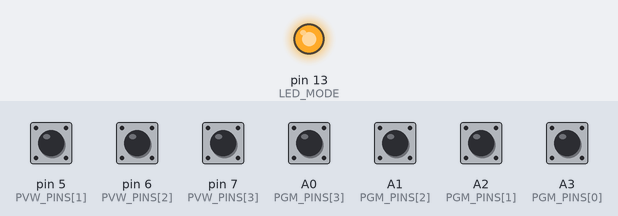
Bench run of a sketch on a simulated Arduino Uno, built with avr-gcc and run on an emulated ATmega328P. Parts: output pins drawn as LEDs (lit = HIGH). Inputs (shaded band) come from the test bench; at power-on: A0 (PGM_PINS[3]), A1 (PGM_PINS[2]), A2 (PGM_PINS[1]), A3 (PGM_PINS[0]), pin 5 (PVW_PINS[1]), pin 6 (PVW_PINS[2]), pin 7 (PVW_PINS[3]) HIGH. No radio packets arrive unless stated.

Above: at 0.1 s.
At 1.1 s:
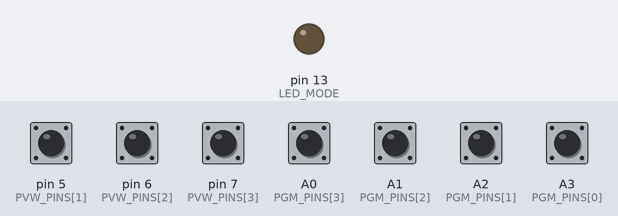
Timing chart, 0 to 2.6 s (numbered marks = the images above):
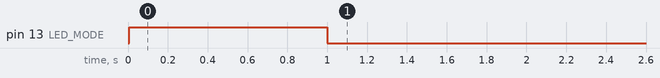

The sketch:

master.ino
```cpp
#include <SPI.h>
#include <RF24.h>
#include <avr/wdt.h>

#define DEBUG 0

#define CE_PIN 9
#define CSN_PIN 10
#define PIPE 0xE8E8F0F0E1ULL

const uint8_t PGM_PINS[4]={A3,A2,A1,A0};
const uint8_t PVW_PINS[4]={1,5,6,7};

#define LED_MODE 13
#define SEND_INTERVAL 50UL
#define HEARTBEAT 500UL
#define DEBOUNCE 5UL

RF24 radio(CE_PIN,CSN_PIN);

struct Packet{
  uint8_t magic;
  uint8_t seq;
  uint8_t pgm;
  uint8_t pvw;
  uint16_t crc;
};

Packet pkt;

char rxBuf[32];
uint8_t rxPos=0;

uint8_t vmixPgm=0,vmixPvw=0;
uint8_t phyPgm=0,phyPvw=0;
uint8_t lastSendPgm=0,lastSendPvw=0;
uint8_t seqNum=0;

unsigned long lastSerial=0;
unsigned long lastScan=0;
unsigned long lastTx=0;

uint16_t crc16(const uint8_t*d,size_t l){
  uint16_t c=0xFFFF;
  while(l--){
    c^=((uint16_t)*d++)<<8;
    for(uint8_t i=0;i<8;i++)
      c=(c&0x8000)?(c<<1)^0x1021:(c<<1);
  }
  return c;
}

uint8_t readMask(const uint8_t p[4]){
  uint8_t m=0;
  for(uint8_t i=0;i<4;i++)
    if(digitalRead(p[i])==LOW) bitSet(m,i);
  return m;
}

void parseLine(char *s){
  if(!strncmp(s,"PGM:",4)){
    vmixPgm=(uint8_t)strtol(s+4,NULL,2);
    lastSerial=millis();
  }else if(!strncmp(s,"PVW:",4)){
    vmixPvw=(uint8_t)strtol(s+4,NULL,2);
    lastSerial=millis();
  }else if(!strncmp(s,"MASK:",5)){
    char *c=strchr(s,',');
    if(c){
      *c=0;
      vmixPgm=(uint8_t)strtol(s+5,NULL,2);
      vmixPvw=(uint8_t)strtol(c+1,NULL,2);
      lastSerial=millis();
    }
  }
}

void pollSerial(){
  while(Serial.available()){
    char ch=Serial.read();
    if(ch=='\r') continue;
    if(ch=='\n'){
      rxBuf[rxPos]=0;
      if(rxPos) parseLine(rxBuf);
      rxPos=0;
    }else if(rxPos<31){
      rxBuf[rxPos++]=ch;
    }else{
      rxPos=0;
    }
  }
}

void radioInit(){
  radio.begin();
  radio.setChannel(76);
  radio.setDataRate(RF24_250KBPS);
  radio.setPALevel(RF24_PA_HIGH);
  radio.setRetries(15,15);
  radio.openWritingPipe(PIPE);
  radio.stopListening();
}

void sendState(uint8_t pgm,uint8_t pvw){
  pkt.magic=0xA5;
  pkt.seq=seqNum++;
  pkt.pgm=pgm;
  pkt.pvw=pvw;
  uint8_t b[4]={pkt.magic,pkt.seq,pkt.pgm,pkt.pvw};
  pkt.crc=crc16(b,4);

  if(!radio.write(&pkt,sizeof(pkt))){
    radioInit();
  }

#if DEBUG
  Serial.print("TX ");
  Serial.print(pkt.seq);
  Serial.print(" ");
  Serial.print(pkt.pgm,BIN);
  Serial.print(" ");
  Serial.println(pkt.pvw,BIN);
#endif
}

void setup(){
  wdt_enable(WDTO_8S);
  Serial.begin(115200);

  for(uint8_t i=0;i<4;i++){
    pinMode(PGM_PINS[i],INPUT_PULLUP);
    pinMode(PVW_PINS[i],INPUT_PULLUP);
  }

  pinMode(LED_MODE,OUTPUT);
  radioInit();
}

void loop(){
  wdt_reset();

  pollSerial();

  unsigned long now=millis();

  if(now-lastScan>=DEBOUNCE){
    lastScan=now;
    phyPgm=readMask(PGM_PINS);
    phyPvw=readMask(PVW_PINS);
  }

  bool vmix=(now-lastSerial)<1000UL;
  digitalWrite(LED_MODE,vmix);

  uint8_t outPgm=vmix?vmixPgm:phyPgm;
  uint8_t outPvw=vmix?vmixPvw:phyPvw;

  bool changed=(outPgm!=lastSendPgm)||(outPvw!=lastSendPvw);

  if(changed || (now-lastTx)>=HEARTBEAT){
    if((now-lastTx)>=SEND_INTERVAL || changed){
      lastTx=now;
      lastSendPgm=outPgm;
      lastSendPvw=outPvw;
      sendState(outPgm,outPvw);
    }
  }
}
```

Measured:
- by itself, pin 13 (LED_MODE): LOW → HIGH at 0.01 s, → LOW 1.0 s later
